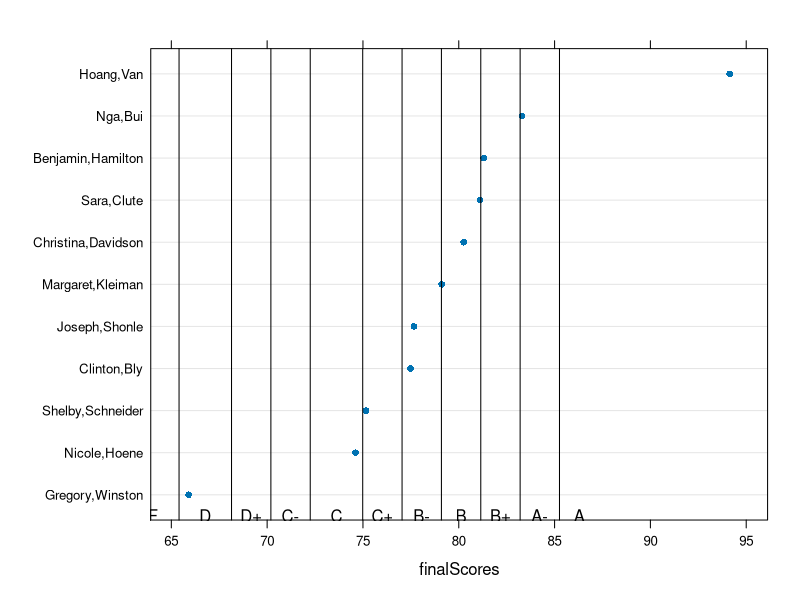

This figure's R source: (Note: this script raises an error after producing the figure.)
library(lattice)
subsetRegexp <- function(data, regexp) {
  rows <- grep(regexp, names(data), perl=TRUE)
  data[,rows]
}
nas.to.zeros <- function(data) {
  data.frame(lapply(data, function(x) {x[is.na(x)] <- 0; x}))
}
avgdrop <- function(x, drop=2, FUN=mean) {
  apply(x, 1, function(l) {
    if (drop > 0)
      l <- sort(l)[-(1:drop)]
    FUN(l)
  })
}
weighted.ave <- function(x, weights) {
  apply(x, 1, function(l) sum(l*weights))
}
plotit <- function(finalScores) {
  bounds <- c(-2,-1.6,-1.3,-1,-0.6,-0.3,0,0.3,0.6,0.9)
  names(bounds) <- c("D","D+","C-","C","C+","B-","B","B+","A-","A")
  zscores <- bounds * sd(finalScores) + mean(finalScores)
  midpoints <- (zscores[-1] + zscores[-length(zscores)])/2
  midpoints <- c(zscores[1] - (midpoints[1]-zscores[1]), midpoints, zscores[length(zscores)]+ (zscores[length(zscores)]-midpoints[length(midpoints)]))
  dotplot(finalScores,
    prepanel = function(x,y) {
      list(ylim=levels(reorder(y,x)))
    },
    panel = function(x,y,...) {
    ord <- sort(y)
    panel.dotplot(x,reorder(y,x), ...)
    panel.abline(v=zscores, ...)
    panel.text(midpoints, 0.5, c("F",names(bounds)))
  })
}

grades1 <- read.csv("grades.csv")
hw1 <- subsetRegexp(grades1, "^HW.*$")
hw1 <- nas.to.zeros(hw1)
hwScores1 <- avgdrop(hw1,1)
tests1 <- subsetRegexp(grades1, "^M.*\\s*")
testsAvg1 <- apply(tests1,1, function(x) {
    sum(sort(x)*c(15,25,30))/30
    # sum(sort(x)*c(15,25))/30
})
att1 <- subsetRegexp(grades1, "^Att.*\\s*")
allScores1 <- cbind(hw=hwScores1, m=testsAvg1, a=att1)
finalScores1 <- weighted.ave(allScores1, weights=c(hw=25/20.,m=1, a=1))
names(finalScores1) <- apply(grades1[,1:2], 1, paste, collapse=",")
all1 <- cbind(allScores1,final=finalScores1)
rownames(all1) <- apply(grades1[,1:2], 1, paste, collapse=",")
all1
plotit(finalScores1)


both.sections <- as.data.frame(rbind(all1,all2))
both.sections[,"section"] <- rep(c("C","D"), sapply(list(finalScores1,finalScores2), length))
bwplot(final~section, data=both.sections)
all.finals <- both.sections[,"final"]
names(all.finals) <- rownames(both.sections)
both.sections[,1:4] <- apply(both.sections[,1:4], 2, round, 2)
plotit(all.finals)
both.sections
